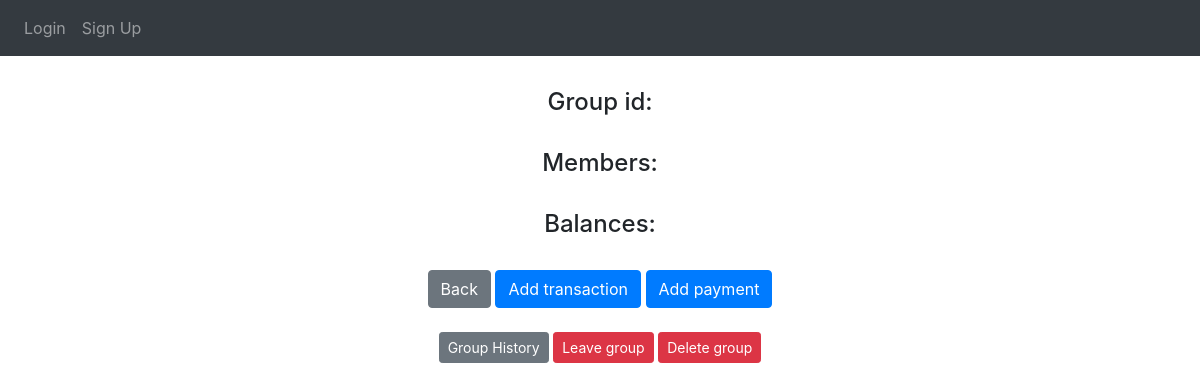
/mygroup?groupID=1, run on an earlier commit of the app's database.
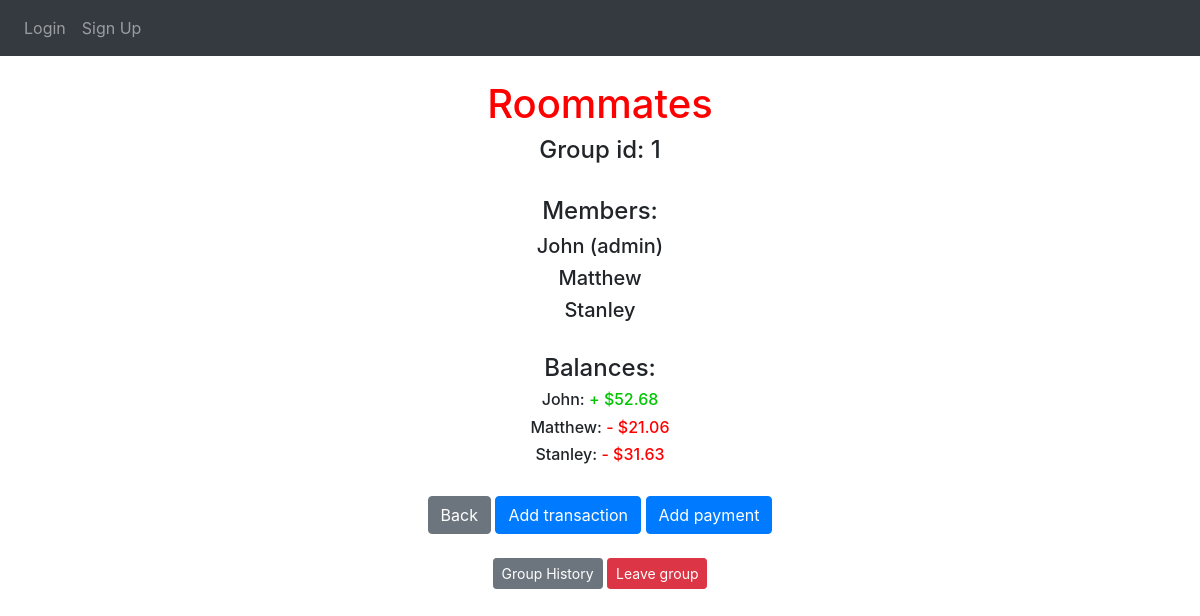
And on a later commit of the database.
### website/models.py (models this page shows, shortened)
class Group(db.Model):
    id = db.Column(db.Integer, primary_key=True)
    admin_id = db.Column(db.Integer)
    group_name = db.Column(db.String(30), nullable=False)
    date_created = db.Column(db.DateTime(timezone=True), default=func.now())
    transactions = db.relationship('Transaction')
    payments = db.relationship('Payment')
    def calculate_debts(self, member):
        total_paid = 0
        total_borrowed = 0
        for transaction in self.transactions:
            if transaction.payer_id == member.id:
                total_paid += transaction.amount
            if member in transaction.members_included:
                total_borrowed += (transaction.amount / len(transaction.members_included))
        overall = total_paid - total_borrowed
        for payment in self.payments:
            if payment.payer_id == member.id:
                overall += payment.amount
            if payment.recipient_id == member.id:
                overall -= payment.amount
        overall = round(overall, 2)
        return_list = [overall]
        if overall == 0:
            return_list.append(0)
        elif overall < 0:
            return_list.append(-1)
        elif overall > 0:
            return_list.append(1)
        return_list[0] = "{:,.2f}".format(abs(overall))
        return return_list

class User(db.Model, UserMixin):
    id = db.Column(db.Integer, primary_key=True)
    username = db.Column(db.String(200), nullable=False)
    email = db.Column(db.String(150), unique=True)
    password = db.Column(db.String(150))
    date_created = db.Column(db.DateTime(timezone=True), default=func.now())
    groups = db.relationship('Group', secondary=group_member, backref="members")
    transactions = db.relationship('Transaction', secondary=user_transaction, backref="members_included")

class Transaction(db.Model):
    id = db.Column(db.Integer, primary_key=True)
    group_id = db.Column(db.Integer, db.ForeignKey('group.id'))
    payer_id = db.Column(db.Integer, nullable=False)
    creator_id = db.Column(db.Integer, nullable=False)
    amount = db.Column(db.Numeric(10, 2), nullable=False)
    description = db.Column(db.String(300), nullable=False)
    date_created = db.Column(db.DateTime(timezone=True), default=func.now())

### website/views.py (the view)
@views.route('mygroup', methods=["GET"])
def show_group():
    if request.method == "GET":
        group_id = request.args['groupID']
        group = Group.query.filter_by(id=group_id).first()
        return render_template("group.html", user=current_user, group=group)

### website/templates/group.html (shortened to what this page needs)
{% extends "base.html" %} {% block title %}Home{% endblock %} {% block content %}
<div class="container" align="center">
  <br><h1 align="center"><span style="color: red;">{{ group.group_name }}</span></h1>
  <h4>Group id: {{ group.id }}</h4><br>
  <h4>Members:</h4>
  {% for member in group.members %}
    {% if member.id == group.admin_id %}
      <h5>{{ member.username }} (admin)</h5>
    {% else %}
      <h5>{{ member.username }}</h5>
    {% endif %}
  {% endfor %}<br>
  <h4>Balances:</h4>
  {% for member in group.members %}
    {% if group.calculate_debts(member)[1] == 1 %}
      <h6>{{member.username}}: <span style="color: rgb(0, 197, 0);">+ ${{ group.calculate_debts(member)[0] }}</span></h6>
    {% endif %}
    {% if group.calculate_debts(member)[1] == -1 %}
      <h6>{{member.username}}: <span style="color: red;">- ${{ group.calculate_debts(member)[0] }}</span></h6>
    {% endif %}
  {% endfor %}<br>
  <a class="btn btn-secondary" href="/" role="button">Back</a>
  <a class="btn btn-primary" href="/add-transaction?groupID={{ group.id }}" role="button">Add transaction</a>
  <a class="btn btn-primary" href="/add-payment?groupID={{ group.id }}" role="button">Add payment</a><br><br>
  <a class="btn btn-secondary btn-sm" href="/see-transactions?groupID={{ group.id }}" role="button">Group History</a>
  <a class="btn btn-danger btn-sm" href="/leave-group?memberID={{ user.id }}&groupID={{ group.id }}" role="button">Leave group</a>
  {% if group.admin_id == user.id %}
  <a class="btn btn-danger btn-sm" href="/delete-group?memberID={{ user.id }}&groupID={{ group.id }}" role="button">Delete group</a>
  {% endif %}
</div>
{% endblock %}

### website/templates/base.html (shortened to what this page needs)
<!DOCTYPE html>
<html>
  <head>
    <link
      rel="stylesheet"
      href="https://stackpath.bootstrapcdn.com/bootstrap/4.4.1/css/bootstrap.min.css"
    />
    <link
      rel="stylesheet"
      href="https://stackpath.bootstrapcdn.com/font-awesome/4.7.0/css/font-awesome.min.css"
    />
  </head>
  <body>
    <nav class="navbar navbar-expand-lg navbar-dark bg-dark">
      <div class="collapse navbar-collapse" id="navbar">
        <div class="navbar-nav">
          {% if user.is_authenticated %}
          <a class="nav-item nav-link" id="home" href="/">Home</a>
          <a class="nav-item nav-link" id="logout" href="/logout">Logout</a>
          {% else %}
          <a class="nav-item nav-link" id="login" href="/login">Login</a>
          <a class="nav-item nav-link" id="signUp" href="/sign-up">Sign Up</a>
          {% endif %}
        </div>
      </div>
    </nav>
    <div class="container">{% block content %} {% endblock %}</div>
  </body>
</html>

What changed in the data, as far as the page shows it:
added Group: group_name "Roommates", id "1"
added User: username "John"
added User: username "Matthew"
added User: username "Stanley"
added Transaction: amount.amount "52.68", amount.amount "21.06", amount.amount "31.63"
Also different on the page:
text no longer shown: "Delete group"
